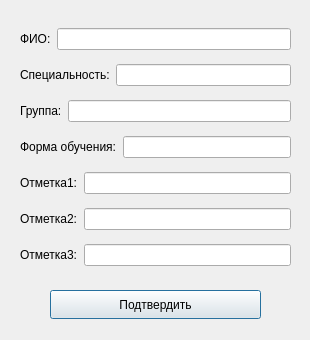
<?xml version="1.0" encoding="UTF-8"?>
<ui version="4.0">
 <class>NewStudent</class>
 <widget class="QDialog" name="NewStudent">
  <property name="geometry">
   <rect>
    <x>0</x>
    <y>0</y>
    <width>310</width>
    <height>340</height>
   </rect>
  </property>
  <property name="windowTitle">
   <string>Добавление студента</string>
  </property>
  <widget class="QPushButton" name="pushButton">
   <property name="geometry">
    <rect>
     <x>50</x>
     <y>290</y>
     <width>211</width>
     <height>29</height>
    </rect>
   </property>
   <property name="text">
    <string>Подтвердить</string>
   </property>
  </widget>
  <widget class="QWidget" name="">
   <property name="geometry">
    <rect>
     <x>20</x>
     <y>20</y>
     <width>271</width>
     <height>254</height>
    </rect>
   </property>
   <layout class="QVBoxLayout" name="verticalLayout">
    <item>
     <layout class="QHBoxLayout" name="horizontalLayout">
      <item>
       <widget class="QLabel" name="label">
        <property name="text">
         <string>ФИО:</string>
        </property>
       </widget>
      </item>
      <item>
       <widget class="QLineEdit" name="lineEdit_name"/>
      </item>
     </layout>
    </item>
    <item>
     <layout class="QHBoxLayout" name="horizontalLayout_2">
      <item>
       <widget class="QLabel" name="label_2">
        <property name="text">
         <string>Специальность:</string>
        </property>
       </widget>
      </item>
      <item>
       <widget class="QLineEdit" name="lineEdit_speciality"/>
      </item>
     </layout>
    </item>
    <item>
     <layout class="QHBoxLayout" name="horizontalLayout_3">
      <item>
       <widget class="QLabel" name="label_3">
        <property name="text">
         <string>Группа:</string>
        </property>
       </widget>
      </item>
      <item>
       <widget class="QLineEdit" name="lineEdit_group"/>
      </item>
     </layout>
    </item>
    <item>
     <layout class="QHBoxLayout" name="horizontalLayout_4">
      <item>
       <widget class="QLabel" name="label_4">
        <property name="text">
         <string>Форма обучения:</string>
        </property>
       </widget>
      </item>
      <item>
       <widget class="QLineEdit" name="lineEdit_form"/>
      </item>
     </layout>
    </item>
    <item>
     <layout class="QHBoxLayout" name="horizontalLayout_5">
      <item>
       <widget class="QLabel" name="label_5">
        <property name="text">
         <string>Отметка1:</string>
        </property>
       </widget>
      </item>
      <item>
       <widget class="QLineEdit" name="lineEdit_mark1"/>
      </item>
     </layout>
    </item>
    <item>
     <layout class="QHBoxLayout" name="horizontalLayout_6">
      <item>
       <widget class="QLabel" name="label_6">
        <property name="text">
         <string>Отметка2:</string>
        </property>
       </widget>
      </item>
      <item>
       <widget class="QLineEdit" name="lineEdit_mark2"/>
      </item>
     </layout>
    </item>
    <item>
     <layout class="QHBoxLayout" name="horizontalLayout_7">
      <item>
       <widget class="QLabel" name="label_7">
        <property name="text">
         <string>Отметка3:</string>
        </property>
       </widget>
      </item>
      <item>
       <widget class="QLineEdit" name="lineEdit_mark3"/>
      </item>
     </layout>
    </item>
   </layout>
  </widget>
 </widget>
 <resources/>
 <connections/>
</ui>
